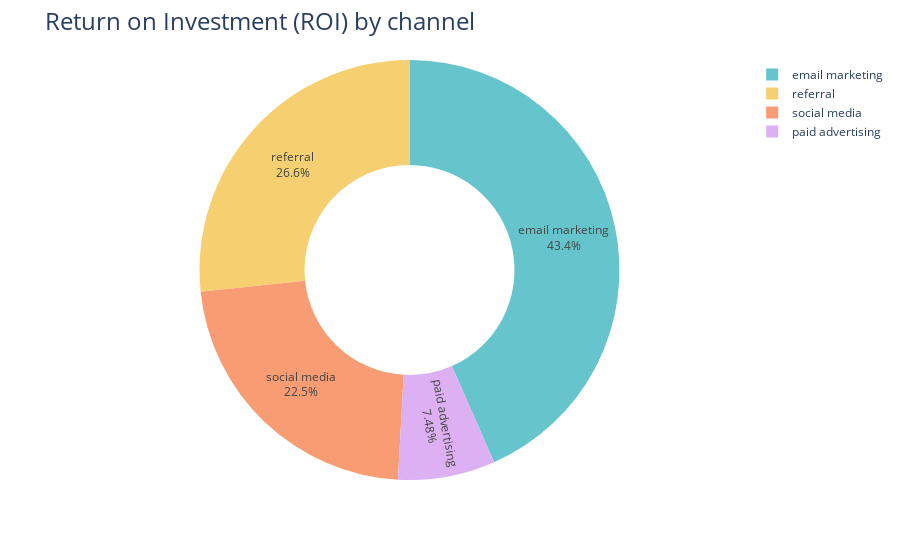

The cell this chart's notebook holds for it:
### Code cell
fig= px.pie(roi_by_channel,values='roi',names='channel',hole=0.5,
            color_discrete_sequence=px.colors.qualitative.Pastel)
fig.update_traces(textposition='inside',textinfo='percent+label')
fig.update_layout(title_text='Return on Investment (ROI) by channel',title_font=dict(size=24))

fig.show()

### Figure 1 — Plotly figure (JSON) as saved in the notebook; plotly's stock layout.template omitted (floating-point values rounded to 4 significant figures)
{"data": [{"domain": {"x": [0, 1], "y": [0, 1]}, "hole": 0.5, "hovertemplate": "channel=%{label}<br>roi=%{value}<extra></extra>", "labels": ["email marketing", "paid advertising", "referral", "social media"], "legendgroup": "", "name": "", "showlegend": true, "textinfo": "percent+label", "textposition": "inside", "type": "pie", "values": [538.6, 92.83, 330.7, 279.0]}], "layout": {"autosize": true, "legend": {"tracegroupgap": 0}, "margin": {"t": 60}, "piecolorway": ["rgb(102, 197, 204)", "rgb(246, 207, 113)", "rgb(248, 156, 116)", "rgb(220, 176, 242)", "rgb(135, 197, 95)", "rgb(158, 185, 243)", "rgb(254, 136, 177)", "rgb(201, 219, 116)", "rgb(139, 224, 164)", "rgb(180, 151, 231)", "rgb(179, 179, 179)"], "title": {"font": {"size": 24}, "text": "Return on Investment (ROI) by channel"}}}
